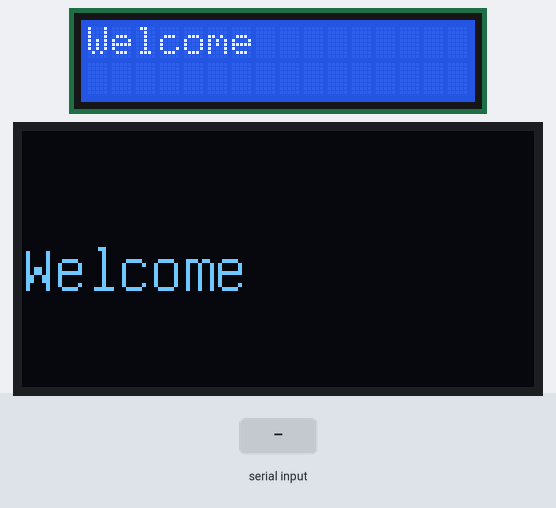
This sketch was run on a simulated Arduino Uno, built with avr-gcc and run on an emulated ATmega328P. On the bench: 16×2 character LCD, 128×64 one-colour display. The inputs (shaded band) are chosen by the test bench. What the sketch prints to the serial monitor is not drawn.

Above: at 1.2 s.
1.3 s: "0" received over the second serial link
At 1.69 s:
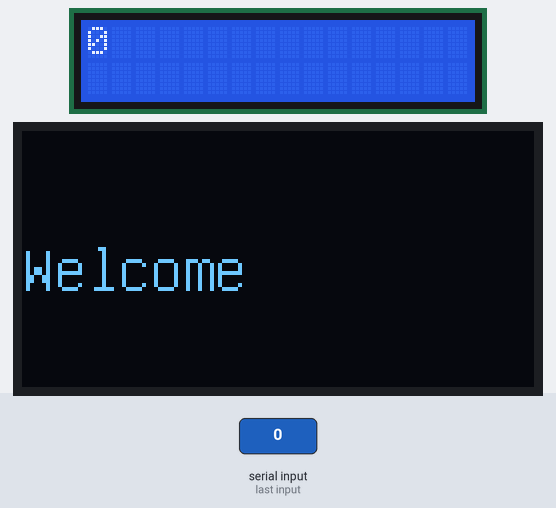
At 2.9 s:
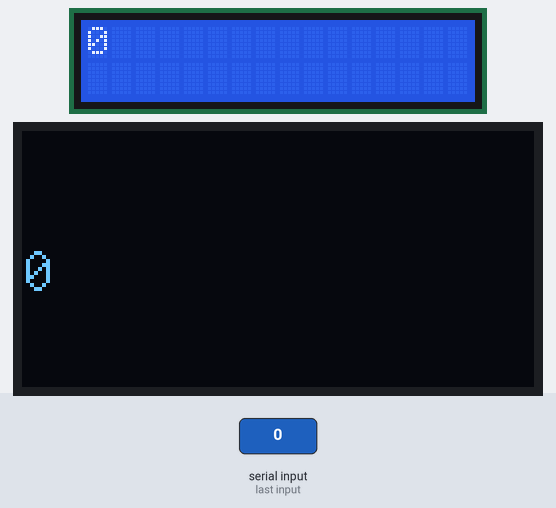
3.2 s: "1" received over the second serial link
At 4.7 s:
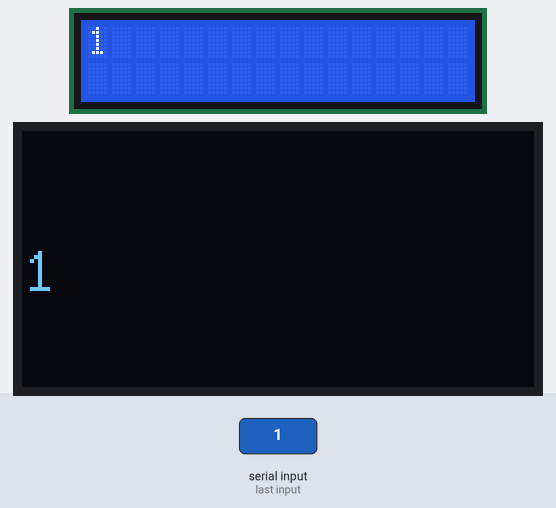
Timing chart, 0 to 6.2 s (numbered marks = the images above; inputs shaded):
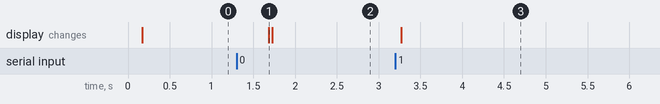

Measured:
- after the input at 1.3 s, the display: changes after 0.38 s (image 1)
- after the input at 3.2 s, the display: changes after 0.07 s (image 3)

The sketch:

project.ino
```cpp
#include <SoftwareSerial.h>
#include <LiquidCrystal.h>
#include "U8glib.h"

const int rs = 12, en = 9, d4 = 5, d5 = 4, d6 = 3, d7 = 2;
LiquidCrystal lcd(rs, en, d4, d5, d6, d7);
U8GLIB_SSD1306_128X64 u8g(U8G_I2C_OPT_NONE|U8G_I2C_OPT_DEV_0);

SoftwareSerial BT(11, 10);
String voice = "Welcome";


void draw(void) {
  // graphic commands to redraw the complete screen should be placed here
  u8g.setFont(u8g_font_unifont);
  u8g.setPrintPos(0,40);
  // call procedure from base class, http://arduino.cc/en/Serial/Print

  u8g.println(voice);
}

void setup() {
 BT.begin(9600);

  // set up the LCD's number of columns and rows:
  lcd.begin(16, 2);
  // initialize the serial communications:
  Serial.begin(9600) ;

}
//-----------------------------------------------------------------------//
void loop() {
  while (BT.available()){  //Check if there is an available byte to read
  delay(10); //Delay added to make thing stable
  char c = BT.read(); //Conduct a serial read
  if (c == '#') {break;} //Exit the loop when the # is detected after the word
  voice += c; //Shorthand for voice = voice + c
  }
  if (voice.length() > 0) {
   Serial.println(voice);
   lcd.clear();
  lcd.print(voice);
    u8g.firstPage();
  do {
    draw();
  } while( u8g.nextPage() );


  delay(500);
  delay(1000);


voice="";}}
```
